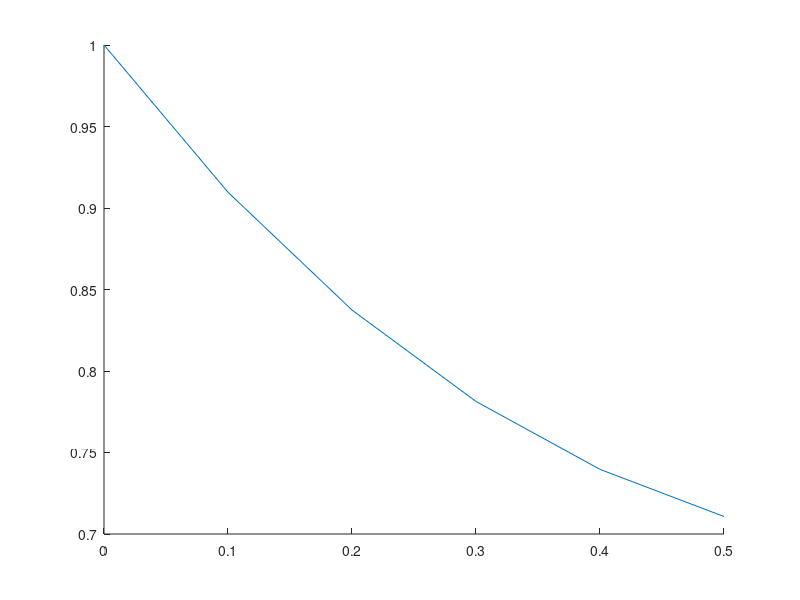

The MATLAB source for this figure:
hold on

f = @(x,y) (sin(x)-y);
a= 0;
b= 0.5;
h= 0.1;
n=(b-a)/h;
y(1)= 1;     %initial value
x= a:h:b;
fprintf('\n x        y '); 

for i = 1:n
        fprintf('\n%4.3f   %4.3f ',x(i),y(i));
    x(i+1) = x(i) + h;
    K1 = f(x(i),y(i)); %initializing solution
    xhalf = x(i) + h/2;
    yK1 = y(i) + K1*h/2;
    K2 = f(xhalf,yK1);
    yK2 = y(i) + K2*h/2;
    K3 = f(xhalf,yK2);
    yK3 = y(i) + K3*h;
    K4 = f(x(i + 1),yK3);
    y(i+1)= y(i) + (K1 + 2*K2 + 2*K3 + K4) *h/6;
end

plot(x,y)